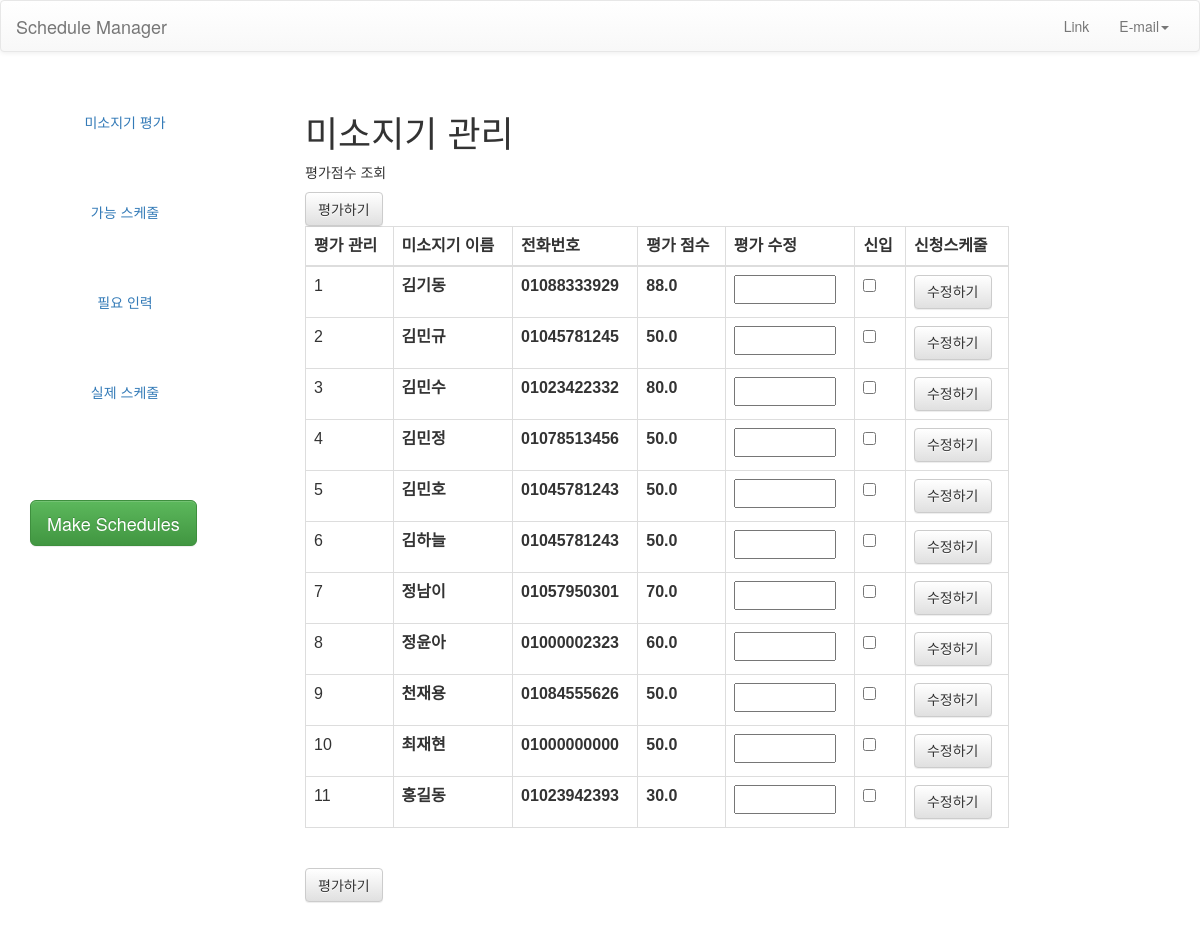
Page /manager/staff/ on the earlier database version.
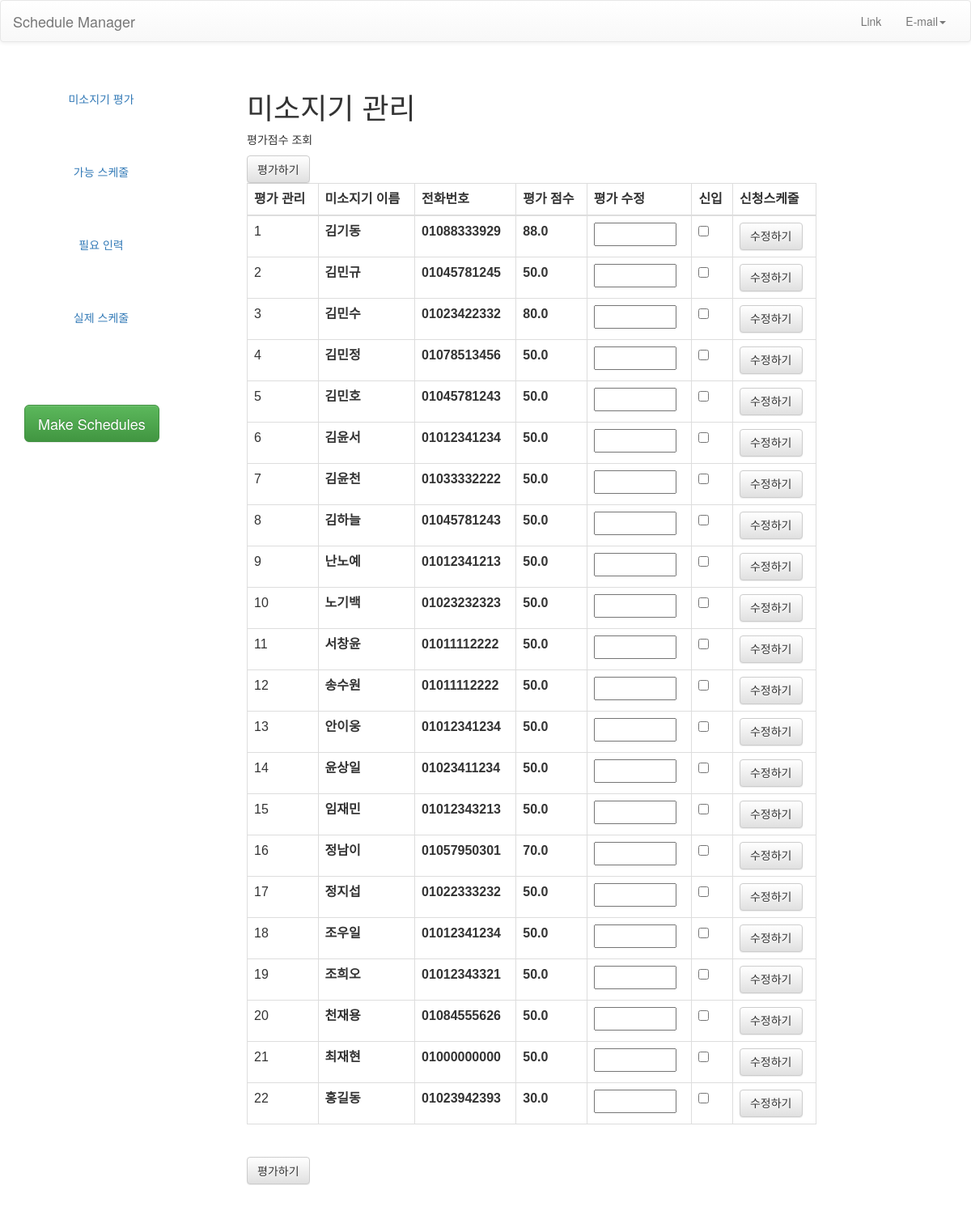
Same page on the later database version.
### miso/models.py (models this page shows, shortened)
class Staff (models.Model):
    name = models.CharField(max_length=45)
    phone = models.CharField(max_length=20)
    score = models.FloatField(blank=True, default=50)
    possible_N_days = models.IntegerField(blank=True, default=3)
    newcomer = models.BooleanField(blank=True, default=False)
    min_complete = models.BooleanField (blank=True, default=False)
    max_complete = models.BooleanField (blank=True, default=False)
    class Meta:
        unique_together = ('name', 'phone')

### miso/views.py (the view, shortened to what this page needs)
# urls.py: path('manager/staff/', manageStaffView, name='manager-staff'),
def manageStaffView(request):
    staffAll = Staff.objects.all().order_by('name')
    context = {'staffAll': staffAll, }
    if request.method=="GET":
        print("getgetget")
    return render(request, 'plan/manager_staff.html', context)

### template/plan/manager_staff.html (shortened to what this page needs)
{% load static %}
<html>
<head>
  <link rel="stylesheet" type="text/css" href="{% static 'css/bootstrap.css' %}"/>
  <link rel="stylesheet" type="text/css" href="{% static 'css/bootstrap.min.css' %}"/>
  <link rel="stylesheet" type="text/css" href="{% static 'css/bootstrap-theme.css' %}"/>
  <link rel="stylesheet" type="text/css" href="{% static 'css/bootstrap-theme.min.css' %}"/>
  <link rel="stylesheet" type="text/css" href="{% static 'css/miso.css' %}"/>
</head>
<body>
   <nav class="navbar navbar-default" role="navigation">
	  <div class="container-fluid">
	    <div class="navbar-header">
	      <a class="navbar-brand" href="/manager/">Schedule Manager</a>
	    </div>
	    <div class="navbar-collapse collapse" id="navbar-collapse-1">
	      <ul class="nav navbar-nav navbar-right">
		<li><a href="#">Link</a></li>
		<li class="dropdown">
		  <a href="#" class="dropdown-toggle" data-toggle="dropdown" role="button" aria-expanded="false">E-mail<span class="caret"></span></a>
		</li>
	      </ul>
	    </div>
	  </div>
	</nav>
	<div id="page-wrapper">
      <div id="sidebar-wrapper">
        <ul class="nav nav-pills nav-stacked navbar-collapse">
          <li><a href="/manager/staff">미소지기 평가</a></li>
          <li><a href="/manager/possible">가능 스케줄</a></li>
          <li><a href="/manager/hr">필요 인력</a></li>
          <li><a href="/manager/real">실제 스케줄</a></li>
        </ul>
       	<ul class="sidebar-nav btn-padding-30">
          <button type="button" class="btn btn-success btn-lg">Make Schedules</button>
       	</ul>
      </div>
        <form id="scoreupdate" method="post">
      <div id="page-content-wrapper">
        <div class="container-fluid">
          <h1>미소지기 관리</h1>
          <p>평가점수 조회</p>
            <button class="btn btn-default" type="submit">평가하기</button>
          <table class="table table-bordered table-hover">
          <thead>
          <tr>
            <th>평가 관리</th>
            <th>미소지기 이름</th>
            <th>전화번호</th>
            <th>평가 점수</th>
            <th>평가 수정</th>
            <th>신입</th>
            <th>신청스케줄</th>
          </tr>
          </thead>
          <tbody>
            {% for staff in staffAll %}
            {% with staff.name|add:":"|add:staff.phone as name%}
          <tr>
            <td>{{forloop.counter}}</td>
            <th>{{staff.name}}</th>
            <th>{{staff.phone}}</th>
            <th>{{staff.score}}</th>
            <th>
              <input type="number" name={{name}} min="10" max="100" value="" step="0.01">
            </th>
              <th>
              <input type="checkbox" name={{name}} value="1" {% if staff.newcomer == 1 %} checked {% endif %}>
            </th>
              <th>
                <a class="btn btn-default" href="../../staff/{{staff.name}}/{{staff.phone}}">
                    수정하기
                </a>
              </th>
          </tr>
            {% endwith %}
            {% endfor %}
          </tbody>
        </table>
          <br>
          <button class="btn btn-default" type="submit">평가하기</button>
          </form>
        </div>
</body>
</html>

### static/css/miso.css (style rules this page uses)
#page-wrapper { padding-left: 250px; }
#sidebar-wrapper { position: fixed; width: 250px; height: 100%; margin-top: 10px; margin-left: -250px; overflow-x: hidden; overflow-y: auto; }
#page-content-wrapper { width: 100%; padding: 20px; margin-left: 20px; }
.sidebar-nav { width: 250px; margin: 0; padding: 0; list-style: none; }
.sidebar-nav button { position: fixed; left: 30px; top: 500px; }
.navbar .navbar-nav { display: inline-block; float: none; }

### template/plan/manager_staff.html (style rules this page uses)
.table { font-family: arial, sans-serif; border-collapse: collapse; width: 80%; }

Differences in the rows shown:
removed Staff: name "정윤아", phone "01000002323", score "60.0"
added Staff: name "김윤서", phone "01012341234", score "50.0"
added Staff: name "김윤천", phone "01033332222", score "50.0"
added Staff: name "난노예", phone "01012341213", score "50.0"
added Staff: name "노기백", phone "01023232323", score "50.0"
added Staff: name "서창윤", phone "01011112222", score "50.0"
added Staff: name "송수원", phone "01011112222", score "50.0"
added Staff: name "안이웅", phone "01012341234", score "50.0"
added Staff: name "윤상일", phone "01023411234", score "50.0"
added Staff: name "임재민", phone "01012343213", score "50.0"
added Staff: name "정지섭", phone "01022333232", score "50.0"
added Staff: name "조우일", phone "01012341234", score "50.0"
added Staff: name "조희오", phone "01012343321", score "50.0"
